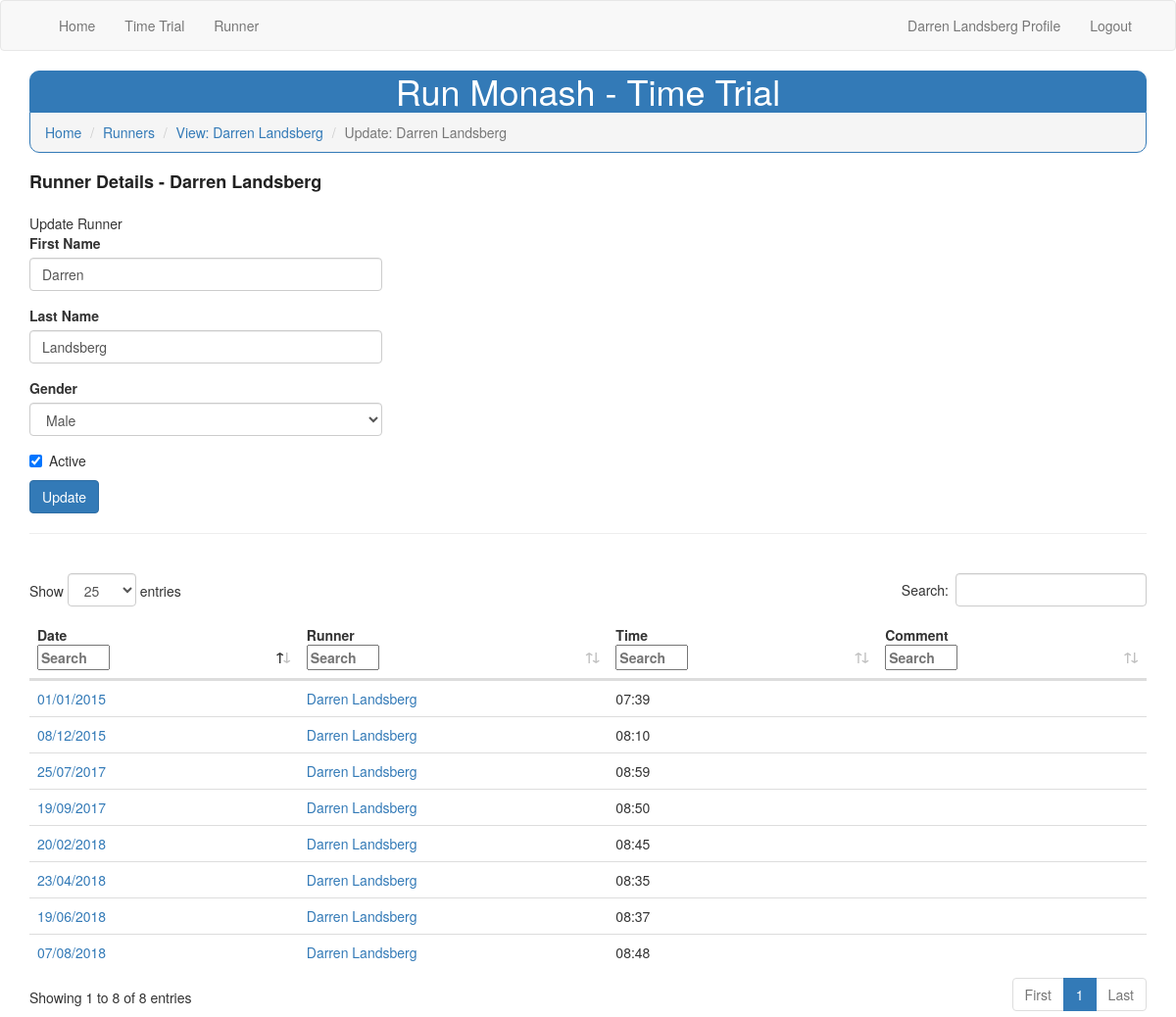
Before: /runner/update/darren_landsberg (signed in) with the older database file.
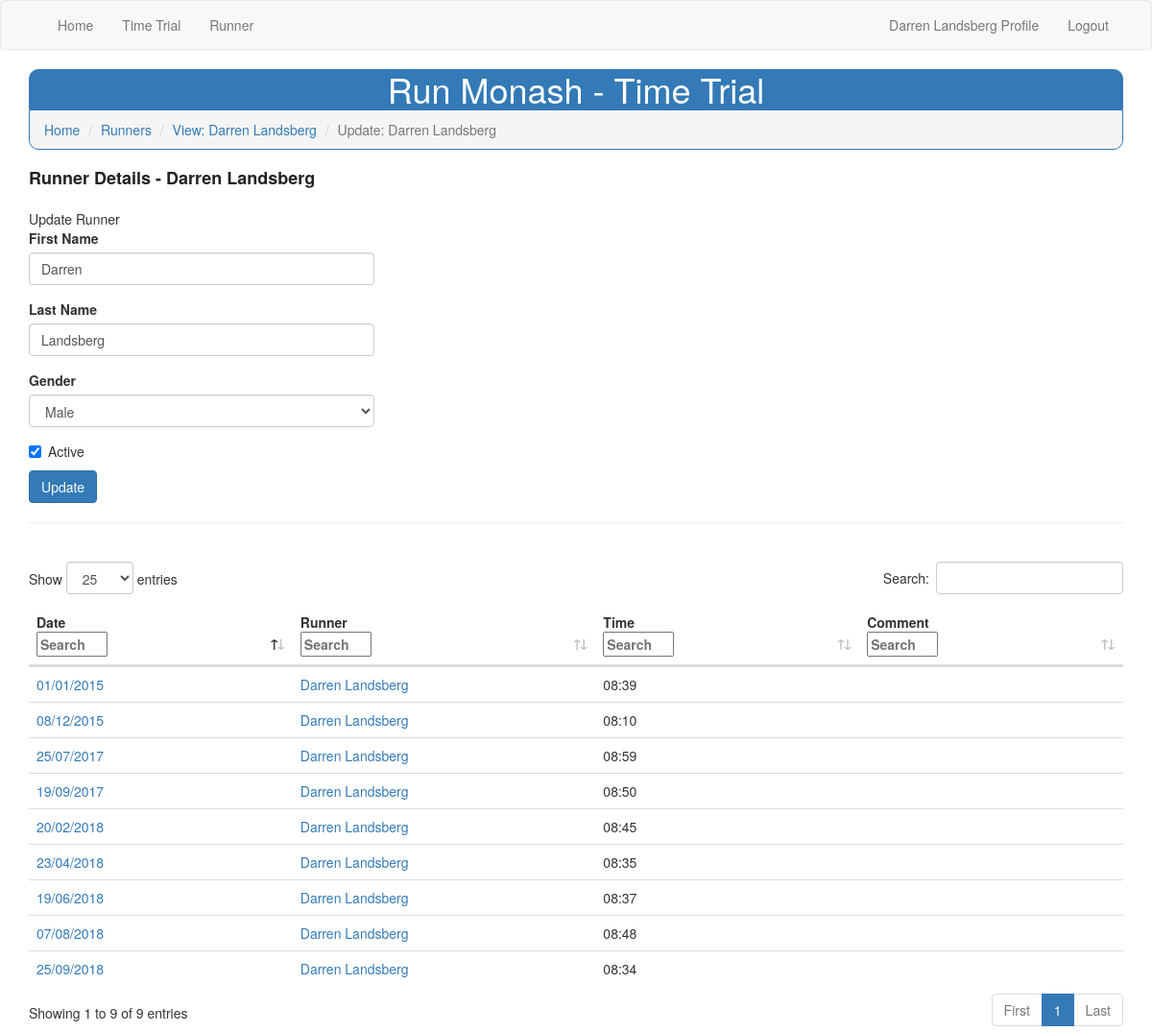
After: the same page with the newer database file.
### app/models.py (models this page shows, shortened)
class Runner(UserMixin, db.Model):
    id = db.Column(db.Integer, primary_key=True)
    username = db.Column(db.String(50))
    first_name = db.Column(db.String(50))
    last_name = db.Column(db.String(50))
    gender = db.Column(db.String(2))
    active = db.Column(db.Integer)
    level = db.Column(db.Integer)
    password_hash = db.Column(db.String(128))
    results = db.relationship('TimeTrialResult', backref='runner', lazy='dynamic')
    def __repr__(self):
        return '{} {}'.format(self.first_name, self.last_name)

class TimeTrialResult(db.Model):
    id = db.Column(db.Integer, primary_key=True)
    time_trial_id = db.Column(db.Integer, db.ForeignKey('time_trial.id'))
    runner_id = db.Column(db.Integer, db.ForeignKey('runner.id'))
    time = db.Column(db.Time)
    comment = db.Column(db.String(50))

class TimeTrial(db.Model):
    id = db.Column(db.Integer, primary_key=True)
    date = db.Column(db.Date)
    description = db.Column(db.String(150))
    results = db.relationship('TimeTrialResult', backref='time_trial', lazy='dynamic')
    def get_formatted_date(self):
        return self.date.strftime("%d/%m/%Y")

### app/routes.py (the view)
@app.route('/runner/update/<username>', methods=['GET', 'POST'])
def runner_update(username):
    current_model = Runner.query.filter_by(username=username).first_or_404()
    results = current_model.results.order_by(TimeTrialResult.time_trial_id.asc())
    forms = {}
    if is_sys_admin or (current_user.is_authenticated and current_user.id == current_model.id):
        form_update = RunnerForm(obj=current_model)
        if current_user.is_authenticated and current_user.level >= 2:
            form_update = RunnerAdminForm(obj=current_model)
        form_update.submit.label.text = 'Update'
        if form_update.validate_on_submit():
            form_update.populate_obj(current_model)
            db.session.commit()
            username = current_model.username
            flash('Your changes have been saved.')
        forms['Update Runner'] = form_update
    breadcrumbs = [
        {'link': url_for('index'), 'text': 'Home', 'visible': True},
        {'link': url_for('runner'), 'text': 'Runners', 'visible': True},
        {'link': url_for('runner_result', username=username), 'text': 'View: '+str(current_model), 'visible': True},
        {'text': 'Update: '+str(current_model)}
    ]
    return render_template(
        'runner_results.html',
        title='Update Runner',
        forms=forms.items(),
        runner=current_model,
        results=results,
        tables=[{'name': 'time-trial-results-list'}],
        breadcrumbs=breadcrumbs,
    )

### app/forms.py
class RunnerForm(FlaskForm):
    first_name = StringField('First Name', validators=[DataRequired()])
    last_name = StringField('Last Name', validators=[DataRequired()])
    gender = SelectField('Gender', choices=[('M', 'Male'), ('F', 'Female'), ('O', 'Other')])
    active = BooleanField('Active')
    submit = SubmitField('Add')

### app/models.py (called while the page is built)
@login.user_loader
def load_user(id):
    return Runner.query.get(int(id))

### app/templates/runner_results.html (shortened to what this page needs)
{% extends "base.html" %}
{% import 'bootstrap/wtf.html' as wtf %}
{% block app_content %}
    <h2 class="sub_title">Runner Details - {{ runner.first_name }} {{ runner.last_name }}</h2>
    {% if current_user.is_authenticated and (current_user.level >= 2 or current_user.id == runner.id) %}
    {% for title, form in forms %}
    {{ title }}
    <div class="row">
        <div class="col-md-4">
            {{ wtf.quick_form(form, button_map={'submit': 'primary'}) }}
        </div>
    </div>
    <hr/>
    {% endfor %}
    <br/>
    {% endif %}
    {% include '_results.html' %}
{% endblock %}

### app/templates/base.html (shortened to what this page needs)
{% extends 'bootstrap/base.html' %}
{% block styles %}
    {{super()}}
    <link rel="stylesheet" href="{{url_for('.static', filename='time_trial.css')}}">
    <link rel="stylesheet" href="{{url_for('.static', filename='datatables.min.css')}}">
{% endblock %}
{% block navbar %}
    <nav class="navbar navbar-default">
        <div class="container">
            <div class="collapse navbar-collapse" id="bs-example-navbar-collapse-1">
                <ul class="nav navbar-nav">
                    <li><a href="/index">Home</a></li>
                    <li><a href="{{ url_for('time_trial') }}">Time Trial</a></li>
                    <li><a href="{{ url_for('runner') }}">Runner</a></li>
                 </ul>
                 <ul class="nav navbar-nav navbar-right">
                    {% if current_user.is_anonymous %}
                    <li><a href="{{ url_for('login') }}">Login</a></li>
                    {% else %}
                    <li><a href="{{ url_for('runner_update', username=current_user.username) }}">{{ current_user }} Profile</a></li>
                    <li><a href="{{ url_for('logout') }}">Logout</a></li>
                    {% endif %}
                </ul>
            </div>
        </div>
    </nav>
{% endblock %}
{% block content %}
    <div class="container">
        <h1 class="page_title p-3 mb-2 bg-primary text-white">Run Monash - Time Trial</h1>
        {% if breadcrumbs %}
        <nav aria-label="breadcrumb">
        <ol class="breadcrumb">
        {% for item in breadcrumbs %}
            {% if item.visible and item.link %}
                <li class="breadcrumb-item"><a href="{{ item.link }}">{{ item.text }}</a></li>
            {% elif not item.link %}
                <li class="breadcrumb-item active" aria-current="page">{{ item.text }}</li>
            {% endif %}
        {% endfor %}
        </ol>
        </nav>
        {% endif %}
        {% block app_content %}{% endblock %}
    </div>
{% endblock %}

### app/templates/_results.html (shortened to what this page needs)
<table id="time-trial-results-list" class="table table-hover" data-page-length='25'>
    <thead>
    <tr>
        <th>Date</th>
        <th>Runner</th>
        <th>Time</th>
        <th>Comment</th>
        {% if current_user.is_authenticated and current_user.level >= 2 %}<th data-searchable="false" data-orderable="false">Actions</th>{% endif %}</tr>
    </thead>
    <tbody>
    {% for item in results %}
    <tr>
        <td data-order="{{ item.time_trial.date }}">
            <a href="{{ url_for('time_trial_result', date=item.time_trial.date) }}">
                {{ item.time_trial.get_formatted_date() }}
            </a>
        </td>
        <td>
            <a href="{{ url_for('runner_result', username=item.runner.username) }}">
                {{ item.runner }}
            </a>
        </td>
        <td>
            {{ item.time.strftime('%M:%S') }}
        </td>
        <td>
        </td>
    </tr>
    {% endfor %}
    </tbody>
</table>

Changed rows visible on the page:
removed TimeTrialResult: time_trial.get_formatted_date "01/01/2015", runner "Darren Landsberg", time "07:39"
added TimeTrialResult: time_trial.get_formatted_date "01/01/2015", runner "Darren Landsberg", time "08:39"
added TimeTrialResult: time_trial.get_formatted_date "25/09/2018", runner "Darren Landsberg", time "08:34"
Other visible differences:
text written by a page script: "Show entries Search: Showing 1 to 8 of 8 entries First 1 Last" → "Show entries Search: Showing 1 to 9 of 9 entries First 1 Last"
